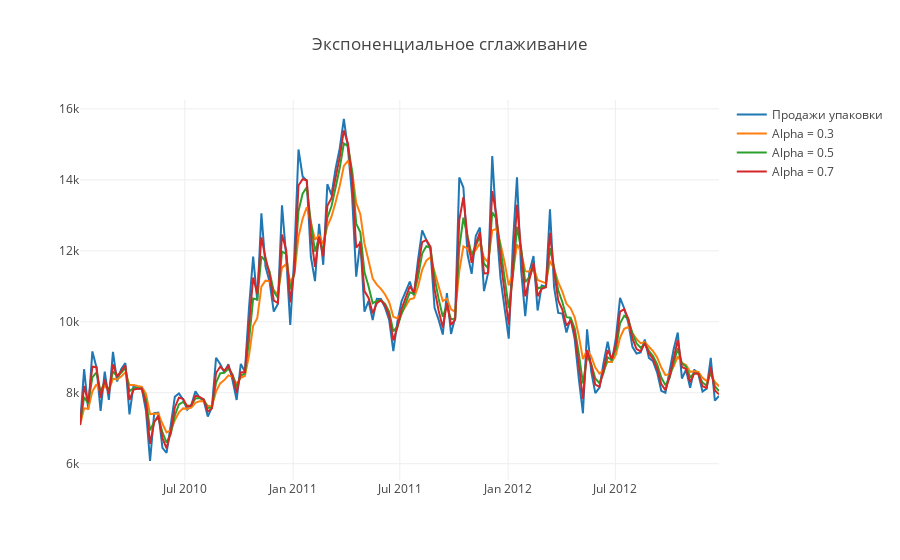

Write notebook code for a chart like this one.
### Code cell
alphas = [0.3, 0.5, 0.7]

for alpha in alphas:
    sales[f'Alpha = {alpha}'] = exponental_smoothing(sales['Продажи упаковки'], alpha)

plotly_df(sales.drop('Скользящее среднее', axis=1), title='Экспоненциальное сглаживание')

### Figure 1 — Plotly figure (JSON) as saved in the notebook; plotly's stock layout.template omitted (floating-point values rounded to 4 significant figures; data arrays with more than 128 entries replaced by an {"elided": "..."} marker saying what was removed)
{"data": [{"mode": "lines", "name": "Продажи упаковки", "type": "scatter", "x": {"elided": "156 str values"}, "y": {"elided": "156 int values"}}, {"mode": "lines", "name": "Alpha = 0.3", "type": "scatter", "x": {"elided": "156 str values"}, "y": {"elided": "156 float values"}}, {"mode": "lines", "name": "Alpha = 0.5", "type": "scatter", "x": {"elided": "156 str values"}, "y": {"elided": "156 float values"}}, {"mode": "lines", "name": "Alpha = 0.7", "type": "scatter", "x": {"elided": "156 str values"}, "y": {"elided": "156 float values"}}], "layout": {"title": "Экспоненциальное сглаживание"}}
